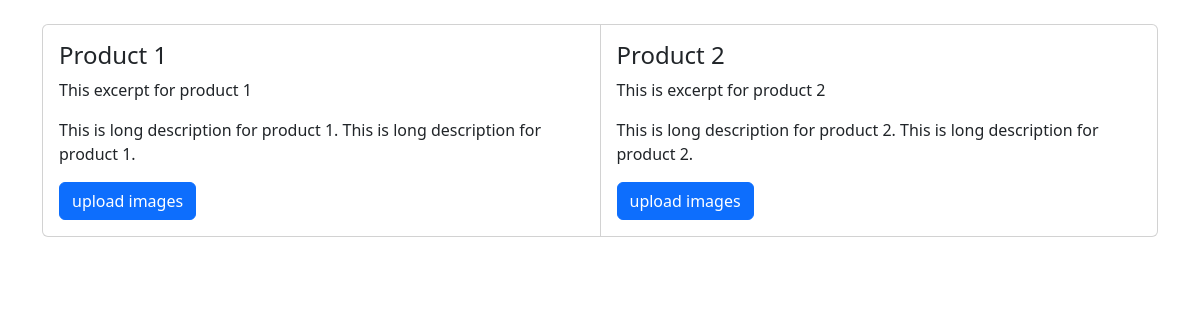
The page / on the database its author committed.
### tables this page shows
CREATE TABLE `products` (
  `product_id` bigint NOT NULL AUTO_INCREMENT,
  `title` text NOT NULL,
  `excerpt` text,
  `description` text,
  PRIMARY KEY (`product_id`)
);

### index.php (the view, shortened to what this page needs)
<?php
include 'connection.php';
$stmt = $pdo->QUERY('SELECT * FROM products');
$products = $stmt->fetchAll();
?>
<!doctype html>
<html lang="en">
<head>
  <link href="https://cdn.jsdelivr.net/npm/bootstrap@5.2.1/dist/css/bootstrap.min.css" rel="stylesheet">
</head>
<body>
  <main>
    <div class="container mt-4">
      <div class="card-group">
        <?php foreach ($products as $product) : ?>
          <div class="card">
            <div class="card-body">
              <h4 class="card-title"><?php echo $product['title']?></h4>
              <p class="card-text"><?php echo $product['excerpt']?></p>
              <p class="card-text"><?php echo $product['description']?></p>
              <a name="" id="" class="btn btn-primary" href="/images.php?product_id=<?php echo $product['product_id']?>" role="button">upload images</a>
            </div>
          </div>
        <?php endforeach; ?>
      </div>
    </div>
  </main>
</body>
</html>

### rows shown on the page
products: title "Product 1", excerpt "This excerpt for product 1", description "This is long description for product 1. This is long description for product 1."
products: title "Product 2", excerpt "This is excerpt for product 2", description "This is long description for product 2. This is long description for product 2."
